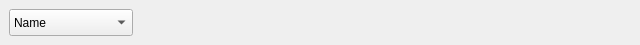
<?xml version="1.0" encoding="UTF-8"?>
<ui version="4.0">
 <class>filterFields</class>
 <widget class="QWidget" name="filterFields">
  <property name="geometry">
   <rect>
    <x>0</x>
    <y>0</y>
    <width>640</width>
    <height>45</height>
   </rect>
  </property>
  <property name="windowTitle">
   <string>Form</string>
  </property>
  <widget class="QComboBox" name="fieldCombo">
   <property name="geometry">
    <rect>
     <x>9</x>
     <y>9</y>
     <width>124</width>
     <height>27</height>
    </rect>
   </property>
   <item>
    <property name="text">
     <string>Name</string>
    </property>
   </item>
   <item>
    <property name="text">
     <string>Contains</string>
    </property>
   </item>
   <item>
    <property name="text">
     <string>Size</string>
    </property>
   </item>
   <item>
    <property name="text">
     <string>Date</string>
    </property>
   </item>
   <item>
    <property name="text">
     <string>Mime type</string>
    </property>
   </item>
   <item>
    <property name="text">
     <string>Dictionnary</string>
    </property>
   </item>
   <item>
    <property name="text">
     <string>Is deleted</string>
    </property>
   </item>
   <item>
    <property name="text">
     <string>Is file</string>
    </property>
   </item>
   <item>
    <property name="text">
     <string>Attribute</string>
    </property>
   </item>
   <item>
    <property name="text">
     <string>Path</string>
    </property>
   </item>
   <item>
    <property name="text">
     <string>Extension</string>
    </property>
   </item>
   <item>
    <property name="text">
     <string>Expression</string>
    </property>
   </item>
  </widget>
 </widget>
 <resources/>
 <connections/>
</ui>
